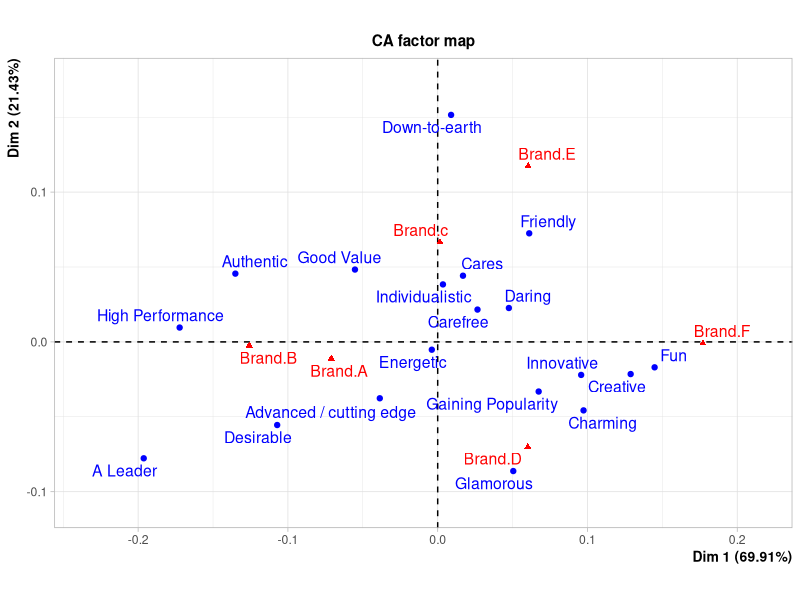

Write R code to recreate this figure.
## ---- chunk 1
library(FactoMineR)
author=read.csv("Sample.csv",row.names="X")
ca2<- CA(author,graph = FALSE)
ca2$eig

## ---- chunk 2
head(ca2$col$coord)
head(ca2$row$coord)

## ---- chunk 3
plot(ca2)
